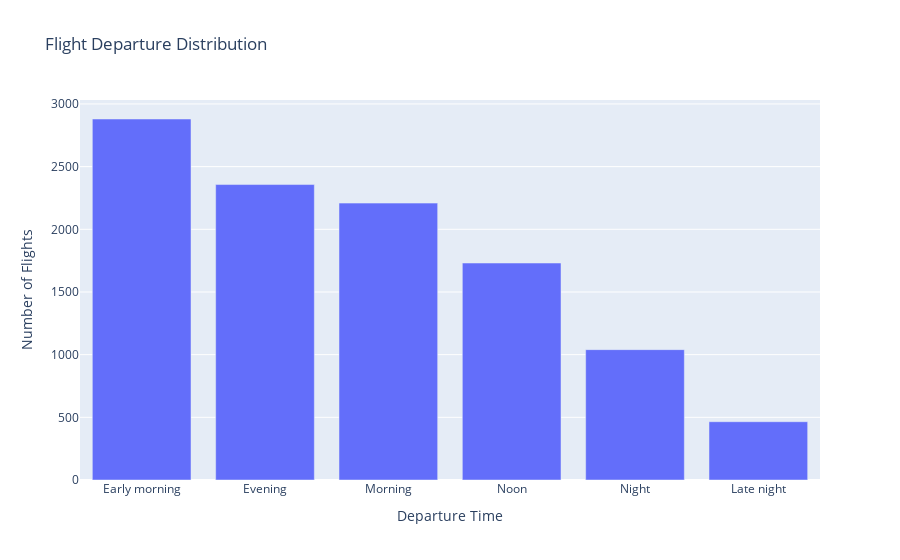

The notebook cell saved with this chart:
### Code cell
#data['Dep_Time_hour'].apply(flight_dep_time).value_counts().iplot(kind='bar')
import plotly.express as px

df_plot = data['Dep_Time_hour'].apply(flight_dep_time).value_counts().reset_index()
df_plot.columns = ['Dep_Time_hour', 'Count']

px.bar(df_plot, x='Dep_Time_hour', y='Count', 
       title="Flight Departure Distribution", 
       labels={'Dep_Time_hour': 'Departure Time', 'Count': 'Number of Flights'})

### Figure 1 — Plotly figure (JSON) as saved in the notebook; plotly's stock layout.template omitted (floating-point values rounded to 4 significant figures)
{"data": [{"hovertemplate": "Departure Time=%{x}<br>Number of Flights=%{y}<extra></extra>", "legendgroup": "", "marker": {"color": "#636efa", "pattern": {"shape": ""}}, "name": "", "orientation": "v", "showlegend": false, "textposition": "auto", "type": "bar", "x": ["Early morning", "Evening", "Morning", "Noon", "Night", "Late night"], "xaxis": "x", "y": [2880, 2357, 2209, 1731, 1040, 465], "yaxis": "y"}], "layout": {"barmode": "relative", "legend": {"tracegroupgap": 0}, "title": {"text": "Flight Departure Distribution"}, "xaxis": {"anchor": "y", "domain": [0, 1], "title": {"text": "Departure Time"}}, "yaxis": {"anchor": "x", "domain": [0, 1], "title": {"text": "Number of Flights"}}}}
